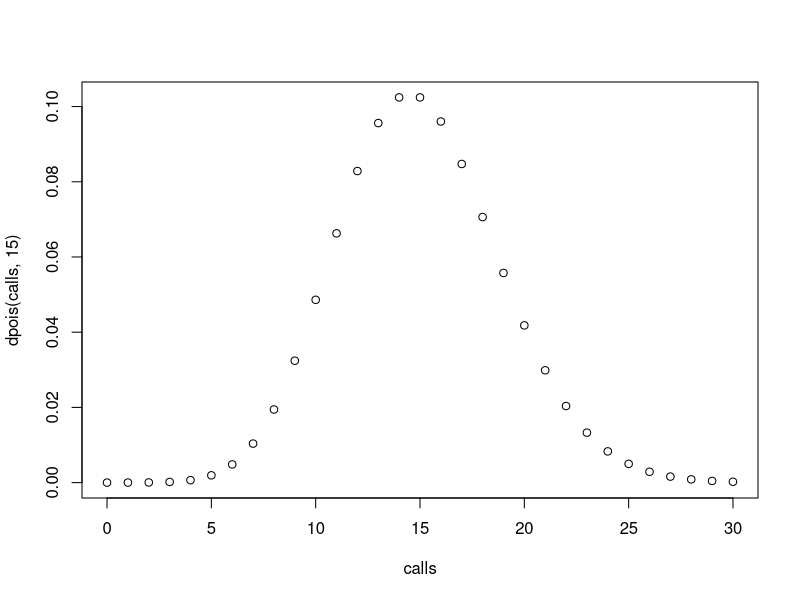
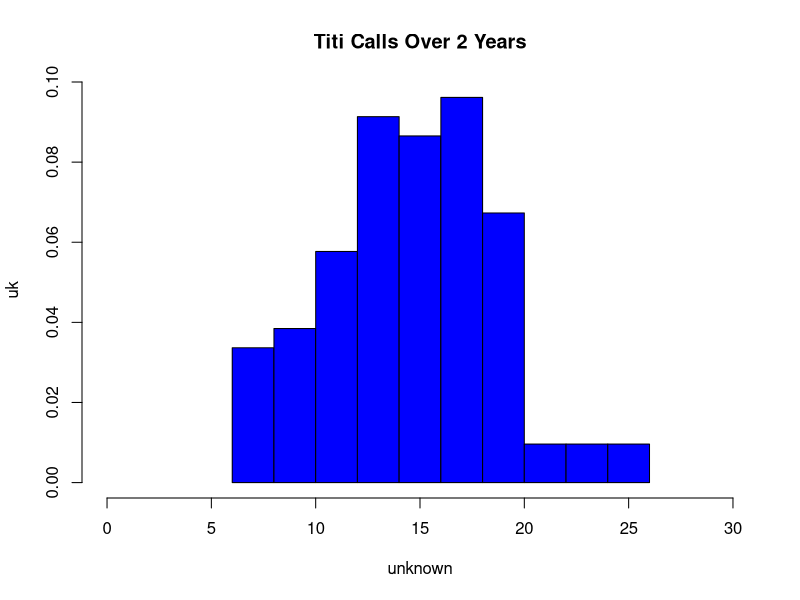

Write the R code that produced these figures, in order.
## ---- chunk 1
knitr::opts_chunk$set(echo = TRUE)
## ---- chunk 2
x<- rpois(1, 15) #where 1 is the n value since its 15 is the  mean of the two hours and 15 is the mean or lambda
x

###ZOE: Thank you for teaching me how to add a title to the r section of each chunk!
## ---- chunk 3
ppois(8, (rpois(1, 15)), lower=FALSE) #I can't tell if I should be running lambda as 15 for the mean or x  where x is therpois? or as i put here, lmbda being the function of rpois?

###ZOE:I think that maybe you should use dpois for x (8) and l(15), and the inverse of ppois at the end (1-ppois)  
## ---- chunk 4
dpois(0, 15) #same problem but this time i set lambda as 15

###ZOE: This is exactly how I would do this one. 
## ---- chunk 5
dpois(3, 15)
## ---- chunk 6
calls<- 0:30
plot(calls, dpois(calls, 15))

###ZOE:I think that you should more specifically call it a bar plot. (barplot(dpois(x,l)))
## ---- chunk 7
exampledist<- rpois(104, 15)
exampledist

###ZOE:Exampledist is the same thing as assigning to a variable letter but more clear.  That is really helpful to see. 
## ---- chunk 8
hist(exampledist, freq = FALSE, col = "blue", main = "Titi Calls Over 2 Years", xlab = "unknown",
    ylab = "uk", xlim = c(0, 30))

###ZOE: We worked though this one together.  Learned how to do colors. Breaks spaces out the individual bars. 
